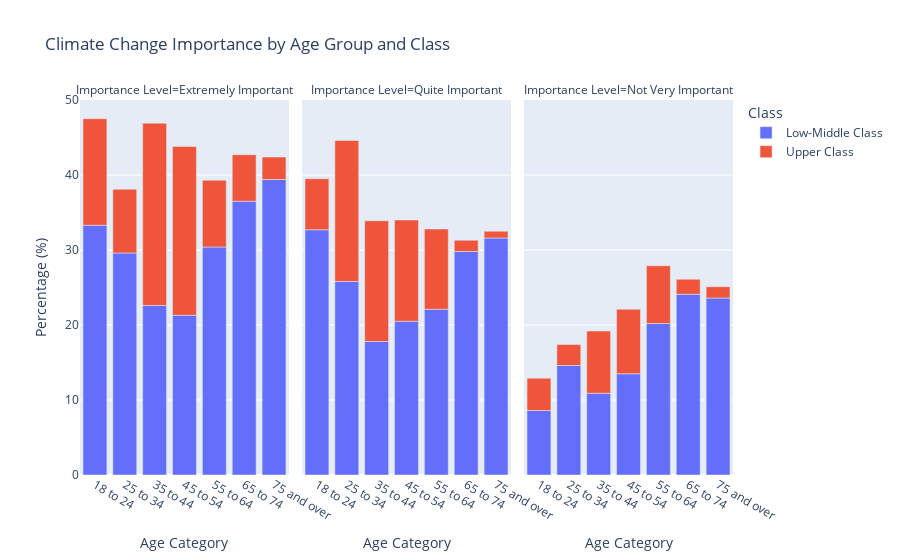

The cell this chart's notebook holds for it:
### Markdown cell above
Now that we have our table showing percentages, we can convert it to a bar chart.

### Code cell
#Create bar chart
climateimportXclass_fig2 = px.bar(
    climateimportXclass_melt,
    x='Age Category',
    y='Percentage (%)',
    color='Class', 
    facet_col='Importance Level', 
    title='Climate Change Importance by Age Group and Class',
)

climateimportXclass_fig2.show()

### Figure 1 — Plotly figure (JSON) as saved in the notebook; plotly's stock layout.template omitted (floating-point values rounded to 4 significant figures)
{"data": [{"hovertemplate": "Class=Low-Middle Class<br>Importance Level=Extremely Important<br>Age Category=%{x}<br>Percentage (%)=%{y}<extra></extra>", "legendgroup": "Low-Middle Class", "marker": {"color": "#636efa", "pattern": {"shape": ""}}, "name": "Low-Middle Class", "orientation": "v", "showlegend": true, "textposition": "auto", "type": "bar", "x": ["18 to 24", "25 to 34", "35 to 44", "45 to 54", "55 to 64", "65 to 74", "75 and over"], "xaxis": "x", "y": [33.3, 29.6, 22.6, 21.3, 30.4, 36.5, 39.4], "yaxis": "y"}, {"hovertemplate": "Class=Low-Middle Class<br>Importance Level=Quite Important<br>Age Category=%{x}<br>Percentage (%)=%{y}<extra></extra>", "legendgroup": "Low-Middle Class", "marker": {"color": "#636efa", "pattern": {"shape": ""}}, "name": "Low-Middle Class", "orientation": "v", "showlegend": false, "textposition": "auto", "type": "bar", "x": ["18 to 24", "25 to 34", "35 to 44", "45 to 54", "55 to 64", "65 to 74", "75 and over"], "xaxis": "x2", "y": [32.7, 25.8, 17.8, 20.5, 22.1, 29.8, 31.6], "yaxis": "y2"}, {"hovertemplate": "Class=Low-Middle Class<br>Importance Level=Not Very Important<br>Age Category=%{x}<br>Percentage (%)=%{y}<extra></extra>", "legendgroup": "Low-Middle Class", "marker": {"color": "#636efa", "pattern": {"shape": ""}}, "name": "Low-Middle Class", "orientation": "v", "showlegend": false, "textposition": "auto", "type": "bar", "x": ["18 to 24", "25 to 34", "35 to 44", "45 to 54", "55 to 64", "65 to 74", "75 and over"], "xaxis": "x3", "y": [8.6, 14.6, 10.9, 13.5, 20.2, 24.1, 23.6], "yaxis": "y3"}, {"hovertemplate": "Class=Upper Class<br>Importance Level=Extremely Important<br>Age Category=%{x}<br>Percentage (%)=%{y}<extra></extra>", "legendgroup": "Upper Class", "marker": {"color": "#EF553B", "pattern": {"shape": ""}}, "name": "Upper Class", "orientation": "v", "showlegend": true, "textposition": "auto", "type": "bar", "x": ["18 to 24", "25 to 34", "35 to 44", "45 to 54", "55 to 64", "65 to 74", "75 and over"], "xaxis": "x", "y": [14.2, 8.5, 24.3, 22.5, 8.9, 6.2, 3.0], "yaxis": "y"}, {"hovertemplate": "Class=Upper Class<br>Importance Level=Quite Important<br>Age Category=%{x}<br>Percentage (%)=%{y}<extra></extra>", "legendgroup": "Upper Class", "marker": {"color": "#EF553B", "pattern": {"shape": ""}}, "name": "Upper Class", "orientation": "v", "showlegend": false, "textposition": "auto", "type": "bar", "x": ["18 to 24", "25 to 34", "35 to 44", "45 to 54", "55 to 64", "65 to 74", "75 and over"], "xaxis": "x2", "y": [6.8, 18.8, 16.1, 13.5, 10.7, 1.5, 0.9], "yaxis": "y2"}, {"hovertemplate": "Class=Upper Class<br>Importance Level=Not Very Important<br>Age Category=%{x}<br>Percentage (%)=%{y}<extra></extra>", "legendgroup": "Upper Class", "marker": {"color": "#EF553B", "pattern": {"shape": ""}}, "name": "Upper Class", "orientation": "v", "showlegend": false, "textposition": "auto", "type": "bar", "x": ["18 to 24", "25 to 34", "35 to 44", "45 to 54", "55 to 64", "65 to 74", "75 and over"], "xaxis": "x3", "y": [4.3, 2.8, 8.3, 8.6, 7.7, 2.0, 1.5], "yaxis": "y3"}], "layout": {"annotations": [{"font": {}, "showarrow": false, "text": "Importance Level=Extremely Important", "x": 0.16, "xanchor": "center", "xref": "paper", "y": 1, "yanchor": "bottom", "yref": "paper"}, {"font": {}, "showarrow": false, "text": "Importance Level=Quite Important", "x": 0.5, "xanchor": "center", "xref": "paper", "y": 1, "yanchor": "bottom", "yref": "paper"}, {"font": {}, "showarrow": false, "text": "Importance Level=Not Very Important", "x": 0.84, "xanchor": "center", "xref": "paper", "y": 1, "yanchor": "bottom", "yref": "paper"}], "barmode": "relative", "legend": {"title": {"text": "Class"}, "tracegroupgap": 0}, "title": {"text": "Climate Change Importance by Age Group and Class"}, "xaxis": {"anchor": "y", "domain": [0, 0.32], "title": {"text": "Age Category"}}, "xaxis2": {"anchor": "y2", "domain": [0.34, 0.66], "matches": "x", "title": {"text": "Age Category"}}, "xaxis3": {"anchor": "y3", "domain": [0.68, 1.0], "matches": "x", "title": {"text": "Age Category"}}, "yaxis": {"anchor": "x", "domain": [0, 1], "title": {"text": "Percentage (%)"}}, "yaxis2": {"anchor": "x2", "domain": [0, 1], "matches": "y", "showticklabels": false}, "yaxis3": {"anchor": "x3", "domain": [0, 1], "matches": "y", "showticklabels": false}}}
